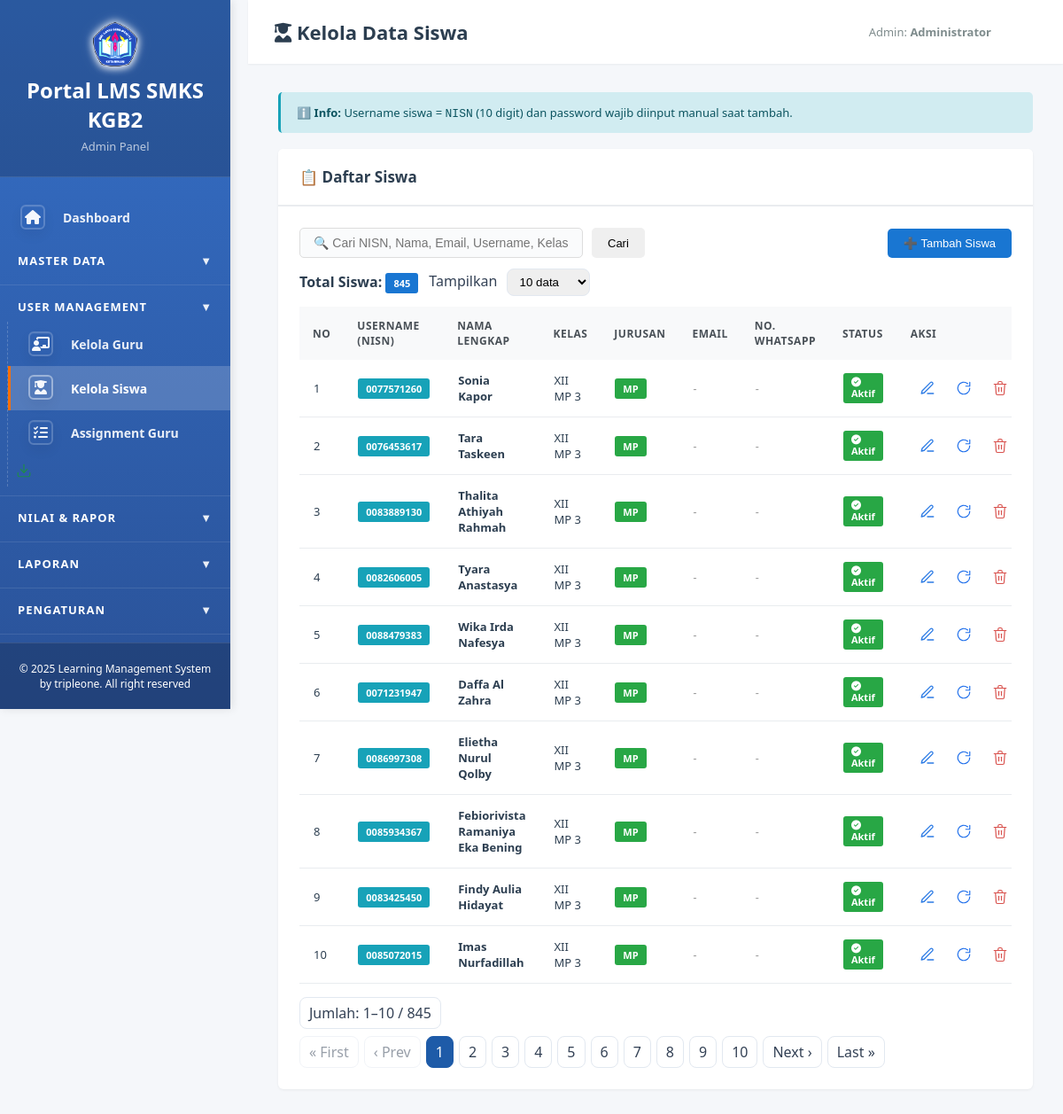
Page /admin/kelola_siswa.php (signed in) on the committed database.
### tables this page shows
CREATE TABLE `kelas` (
  `id` int(11) NOT NULL,
  `tingkat` enum('X','XI','XII') NOT NULL,
  `jurusan_id` int(11) NOT NULL,
  `rombel` int(2) NOT NULL,
  `nama_kelas` varchar(50) NOT NULL,
  `wali_kelas_id` int(11) DEFAULT NULL,
  `created_at` timestamp NOT NULL DEFAULT current_timestamp(),
  `updated_at` timestamp NOT NULL DEFAULT current_timestamp() ON UPDATE current_timestamp()
);

CREATE TABLE `users` (
  `id` int(11) NOT NULL,
  `username` varchar(50) NOT NULL,
  `password` varchar(255) NOT NULL,
  `nama_lengkap` varchar(100) NOT NULL,
  `email` varchar(100) DEFAULT NULL,
  `no_whatsapp` varchar(20) DEFAULT NULL,
  `role` enum('admin','guru','siswa') NOT NULL,
  `kode_guru` varchar(20) DEFAULT NULL,
  `nuptk` varchar(20) DEFAULT NULL,
  `nisn` varchar(20) DEFAULT NULL,
  `kelas_id` int(11) DEFAULT NULL,
  `foto` varchar(255) DEFAULT NULL,
  `is_active` tinyint(1) NOT NULL DEFAULT 1,
  `created_at` timestamp NOT NULL DEFAULT current_timestamp(),
  `updated_at` timestamp NOT NULL DEFAULT current_timestamp() ON UPDATE current_timestamp()
);

CREATE TABLE `jurusan` (
  `id` int(11) NOT NULL,
  `kode_jurusan` varchar(10) NOT NULL,
  `nama_jurusan` varchar(100) NOT NULL,
  `singkatan` varchar(10) NOT NULL,
  `deskripsi` text DEFAULT NULL,
  `created_at` timestamp NOT NULL DEFAULT current_timestamp(),
  `updated_at` timestamp NOT NULL DEFAULT current_timestamp() ON UPDATE current_timestamp()
);

### admin/kelola_siswa.php (the view, shortened to what this page needs)
<?php
require_once __DIR__ . '/../config/database.php';
$page_size = isset($_GET['page_size']) && in_array((int)$_GET['page_size'], [10,50,100], true) ? (int)$_GET['page_size'] : 10;
$limit  = $page_size;
$page   = isset($_GET['page']) ? max(1, (int)$_GET['page']) : 1;
$offset = ($page - 1) * $limit;
$search = isset($_GET['search']) ? mysqli_real_escape_string($conn, trim($_GET['search'])) : '';
$where = "WHERE u.role = 'siswa'";
$qData = "
    SELECT u.*, k.nama_kelas, j.singkatan
    FROM users u
    LEFT JOIN kelas k ON u.kelas_id = k.id
    LEFT JOIN jurusan j ON k.jurusan_id = j.id
    $where
    ORDER BY u.created_at DESC
    LIMIT $limit OFFSET $offset
";
$rData = mysqli_query($conn, $qData);
$qTotal = "SELECT COUNT(*) AS total FROM users u LEFT JOIN kelas k ON u.kelas_id = k.id LEFT JOIN jurusan j ON k.jurusan_id = j.id $where";
$rTotal = mysqli_query($conn, $qTotal);
$total_data = $rTotal ? (int)mysqli_fetch_assoc($rTotal)['total'] : 0;
$total_pages = max(1, (int)ceil($total_data / $limit));
?>
<!DOCTYPE html>
<html lang="id">
<head>
    <link rel="stylesheet" href="../assets/css/style.css">
    <link rel="stylesheet" href="../assets/css/_overrides.css">
</head>
<body>
<?php include 'sidebar.php'; ?>
<div class="main-content">
    <div class="top-bar">
        <h1><i class="fas fa-user-graduate" aria-hidden="true"></i> Kelola Data Siswa</h1>
        <div class="user-info">
            <span>Admin: <strong><?php echo htmlspecialchars(($_SESSION['nama_lengkap']) ?? ''); ?></strong></span>
            <a href="../logout.php" class="btn-logout">Logout</a>
        </div>
    </div>
    <div class="content-area">
        <div class="alert alert-info">
            ℹ️ <strong>Info:</strong> Username siswa = <code>NISN</code> (10 digit) dan password wajib diinput manual saat tambah.
        </div>
        <div class="card">
            <div class="card-header">
                <h3>📋 Daftar Siswa</h3>
            </div>
            <div class="card-body">
                <div class="card-toolbar" style="display:flex; align-items:center; justify-content:space-between; gap:10px; flex-wrap:wrap; margin-bottom:12px;">
                    <form method="GET" action="" style="display:flex; gap:10px;">
                        <input type="text" name="search" placeholder="🔍 Cari NISN, Nama, Email, Username, Kelas, Jurusan..." value="<?php echo htmlspecialchars(($search) ?? ''); ?>" style="padding:8px 15px; border:1px solid #ddd; border-radius:5px; width:320px;">
                        <button type="submit" class="btn btn-secondary">Cari</button>
                    </form>
                    <button class="btn btn-primary" onclick="openModal('modalTambah')">➕ Tambah Siswa</button>
                </div>
                <div style="margin-bottom:12px; display:flex; align-items:center; gap:12px; flex-wrap:wrap;">
                    <div><strong>Total Siswa:</strong> <span class="badge badge-primary"><?php echo number_format($total_data); ?></span></div>
                    <div>
                        <label for="page_size_select" style="margin-right:6px; color:#334155;">Tampilkan</label>
                        <select id="page_size_select" onchange="changePageSize(this.value)" style="padding:6px 10px; border:1px solid #e2e8f0; border-radius:8px;">
                            <option value="10" <?php echo $page_size===10?'selected':''; ?>>10 data</option>
                        </select>
                    </div>
                </div>
                <div class="table-container">
                    <table>
                        <thead>
                            <tr>
                                <th>No</th>
                                <th>Username (NISN)</th>
                                <th>Nama Lengkap</th>
                                <th>Kelas</th>
                                <th>Jurusan</th>
                                <th>Email</th>
                                <th>No. WhatsApp</th>
                                <th>Status</th>
                                <th>Aksi</th>
                            </tr>
                        </thead>
                        <tbody>
                            <?php if($rData && mysqli_num_rows($rData) > 0): $no = $offset + 1; ?>
                                <?php while($row = mysqli_fetch_assoc($rData)): ?>
                                <tr>
                                    <td><?php echo $no++; ?></td>
                                    <td><span class="badge badge-info"><?php echo htmlspecialchars(($row['username']) ?? ''); ?></span></td>
                                    <td><strong><?php echo htmlspecialchars(($row['nama_lengkap']) ?? ''); ?></strong></td>
                                    <td><?php echo $row['nama_kelas'] ? htmlspecialchars(($row['nama_kelas']) ?? '') : '<em style="color:#999;">-</em>'; ?></td>
                                    <td><?php echo $row['singkatan'] ? '<span class="badge badge-success">'.htmlspecialchars(($row['singkatan']) ?? '').'</span>' : '<em style="color:#999;">-</em>'; ?></td>
                                    <td><?php echo isset($row['email']) && $row['email'] !== null && $row['email'] !== '' ? htmlspecialchars(($row['email']) ?? '') : '<em style="color:#999;">-</em>'; ?></td>
                                    <td><?php echo $row['no_whatsapp'] ? htmlspecialchars(($row['no_whatsapp']) ?? '') : '<em style="color:#999;">-</em>'; ?></td>
                                    <td>
                                        <?php if((int)$row['is_active'] === 1): ?>
                                            <span class="badge badge-success"><i class="fas fa-check-circle" aria-hidden="true"></i> Aktif</span>
                                        <?php else: ?>
                                            <span class="badge badge-danger"><i class="fas fa-times-circle" aria-hidden="true"></i> Nonaktif</span>
                                        <?php endif; ?>
                                    </td>
                                    <td>
                                        <div class="action-buttons">
                                            <a href="#" class="btn icon-btn" data-icon="edit" title="Edit" onclick='openModalEdit(<?php echo json_encode($row, JSON_HEX_TAG|JSON_HEX_APOS|JSON_HEX_QUOT|JSON_HEX_AMP); ?>); return false;'>Edit</a>
                                            <a href="?reset_password=<?php echo $row['id']; ?>" class="btn icon-btn" data-icon="reset" onclick="return confirm('Reset password siswa ini ke default (siswa123)?')" title="Reset Password">Reset</a>
                                            <a href="?hapus=<?php echo $row['id']; ?>" class="btn icon-btn" data-icon="delete" onclick="return confirm('Yakin ingin menghapus siswa ini?')" title="Hapus">Hapus</a>
                                        </div>
                                    </td>
                                </tr>
                                <?php endwhile; ?>
                            <?php else: ?>
                                <tr>
                                    <td colspan="9" style="text-align:center; padding:30px; color:#999;">Tidak ada data siswa<?php echo !empty($search) ? ' dengan pencarian &quot;' . htmlspecialchars(($search) ?? '') . '&quot;' : ''; ?></td>
                                </tr>
                            <?php endif; ?>
                        </tbody>
                    </table>
                </div>
                <?php
                    $start = $total_data > 0 ? ($offset + 1) : 0;
                    $end = min($offset + $limit, $total_data);
                ?>
                <div class="pagination-bar">
                    <div class="pagination-info">Jumlah: <?php echo $start; ?>–<?php echo $end; ?> / <?php echo number_format($total_data); ?></div>
                    <?php if($total_pages > 1): ?>
                    <div class="pagination-box">
                        <?php
                        $qs = [];
                        $qs['page_size']=$page_size;
                        $build = function($p) use ($qs){ $qs['page']=$p; return '?'.http_build_query($qs); };
                        $total_pages = max(1, $total_pages);
                        $window = 10;
                        $startWin = max(1, min($page - intval($window/2), $total_pages - $window + 1));
                        $endWin = min($total_pages, $startWin + $window - 1);
                        ?>
                        <a class="page-link <?php echo $page==1?'disabled':''; ?>" href="<?php echo $page==1?'#':$build(1); ?>">« First</a>
                        <a class="page-link <?php echo $page==1?'disabled':''; ?>" href="<?php echo $page==1?'#':$build(max(1,$page-1)); ?>">‹ Prev</a>
                        <?php for($i=$startWin;$i<=$endWin;$i++): ?>
                            <a class="page-link <?php echo $i==$page?'active':''; ?>" href="<?php echo $build($i); ?>"><?php echo $i; ?></a>
                        <?php endfor; ?>
                        <a class="page-link <?php echo $page==$total_pages?'disabled':''; ?>" href="<?php echo $page==$total_pages?'#':$build(min($total_pages,$page+1)); ?>">Next ›</a>
                        <a class="page-link <?php echo $page==$total_pages?'disabled':''; ?>" href="<?php echo $page==$total_pages?'#':$build($total_pages); ?>">Last »</a>
                    </div>
                    <?php endif; ?>
                </div>
            </div>
        </div>
    </div>
</div>
</body>
</html>

### assets/css/style.css (style rules this page uses)
* { margin: 0; padding: 0; box-sizing: border-box; }
html, body { height: 100%; }
body { font-family: 'Segoe UI', Tahoma, Geneva, Verdana, sans-serif; background: #f5f7fa; color: #2c3e50; }
html, body { -webkit-text-size-adjust: 100%; -ms-text-size-adjust: 100%; }
.main-content { margin-left: 280px; min-height: 100vh; }
.top-bar { background: #fff; padding: 18px 30px; box-shadow: 0 1px 2px rgba(0,0,0,0.05); display: flex; justify-content: space-between; align-items: center; position: sticky; top: 0; z-index: 100; }
.top-bar h1 { font-size: 22px; color: #2c3e50; font-weight: 600; margin: 0; }
.user-info { display: flex; align-items: center; gap: 15px; }
.user-info span { color: #7f8c8d; font-size: 13px; }
.btn-logout { background: #e74c3c; color: #fff; padding: 7px 16px; border-radius: 5px; text-decoration: none; font-size: 13px; transition: all 0.2s ease; font-weight: 500; }
.content-area { padding: 25px 30px; }
.card { background: #fff; border-radius: 6px; box-shadow: 0 1px 3px rgba(0,0,0,0.06); margin-bottom: 20px; overflow: hidden; }
.card-header { background: #fff; color: #2c3e50; padding: 18px 22px; border-bottom: 2px solid #e9ecef; }
.card-header h3 { margin: 0; font-size: 17px; font-weight: 600; }
.card-body { padding: 22px; }
.btn { padding: 9px 18px; border: none; border-radius: 5px; cursor: pointer; text-decoration: none; display: inline-block; font-size: 13px; transition: all 0.2s ease; font-weight: 500; }
.btn-primary { background: #1976d2; color: #fff; }
.table-container { overflow-x: auto; }
.table-container { -webkit-overflow-scrolling: touch; }
img, .card, .slide img { max-width: 100%; height: auto; }
table { width: 100%; border-collapse: collapse; }
table thead { background: #f8f9fa; color: #2c3e50; }
table th { padding: 13px 15px; text-align: left; font-weight: 600; font-size: 12px; text-transform: uppercase; letter-spacing: 0.5px; color: #495057; }
table tbody tr { border-bottom: 1px solid #e9ecef; transition: background 0.15s ease; }
table td { padding: 13px 15px; font-size: 13px; }
.icon-btn, .action-btn, .table .actions .btn, .table td:last-child .btn { display: inline-block !important; width: 36px !important; height: 36px !important; padding: 0 !important; margin: 0 !important; border-radius: 8px !important; text-indent: -9999px !important; overflow: hidden !important; position: relative !important; background: transparent !important; border: none !important; }
.icon-btn::before, .action-btn::before, .table .actions .btn::before { content: ''; position: absolute; inset: 0; display: grid; place-items: center; background-repeat: no-repeat; background-position: center; background-size: 18px 18px; }
.icon-btn::before, .action-btn::before { filter: none; }
.alert { padding: 14px 18px; border-radius: 5px; margin-bottom: 18px; font-size: 13px; }
.alert-info { background: #d1ecf1; color: #0c5460; border-left: 3px solid #17a2b8; }
.badge { padding: 4px 9px; border-radius: 3px; font-size: 11px; font-weight: 600; display: inline-block; }
.badge-success { background: #28a745; color: #fff; }
.badge-info { background: #17a2b8; color: #fff; }
.badge-primary { background: #1976d2; color: #fff; }
.action-buttons { display: flex; gap: 5px; }
.header, .page-header, .header-bar, .card-header { display: flex; align-items: center; justify-content: space-between; gap: 12px; }

### assets/css/_overrides.css (style rules this page uses)
.content-area { padding: 32px 34px; }
.card-header { padding: 20px 24px; }
.card-body { padding: 24px; }
.table-container table td { padding: 14px 16px; }
.card-toolbar { margin-bottom: 14px; }
.card-toolbar input, .card-toolbar select, .card-header input, .card-header select { border: 1px solid #dde1e6; background: #fafbfc; border-radius: 10px; padding: 10px 12px; font-size: 14px; color: #2c3e50; transition: all .15s ease; }

### admin/kelola_siswa.php (style rules this page uses)
.pagination-bar { display:flex;align-items:center;justify-content:space-between;gap:8px;flex-wrap:wrap;margin-top:15px }
.pagination-info { padding:6px 10px;border:1px solid #e2e8f0;border-radius:8px;color:#334155;background:#fff }
.pagination-box { display:flex;gap:6px;flex-wrap:wrap }
.page-link { display:inline-block;padding:6px 10px;border:1px solid #e2e8f0;border-radius:8px;color:#334155;background:#fff;text-decoration:none }
.page-link.active { background:#1e5ba8;color:#fff;border-color:#1e5ba8 }
.page-link.disabled { opacity:.5;pointer-events:none }

### rows in the picture
kelas: users.username "0077571260", users.nama_lengkap "Sonia Kapor", nama_kelas "XII MP 3", jurusan.singkatan "MP", users.username "0076453617", users.nama_lengkap "Tara Taskeen", users.username "0083889130", users.nama_lengkap "Thalita Athiyah Rahmah", users.username "0082606005", users.nama_lengkap "Tyara Anastasya", users.username "0088479383", users.nama_lengkap "Wika Irda Nafesya", users.username "0071231947", users.nama_lengkap "Daffa Al Zahra", users.username "0086997308", users.nama_lengkap "Elietha Nurul Qolby", users.username "0085934367", users.nama_lengkap "Febiorivista Ramaniya Eka Bening", users.username "0083425450", users.nama_lengkap "Findy Aulia Hidayat", users.username "0085072015", users.nama_lengkap "Imas Nurfadillah"

### other values in the picture
$_SESSION['nama_lengkap'] "Administrator"
$total_data "845"
$start "1"
$end "10"
